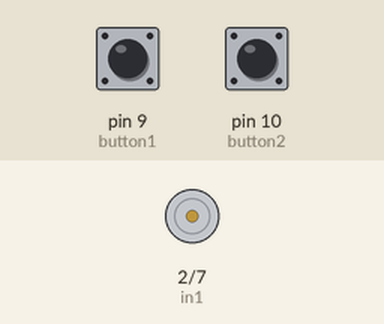
This sketch was run on a simulated Arduino Uno, built with avr-gcc and run on an emulated ATmega328P. Parts: motor-driver pin pairs drawn as motors (green arrow = first pin HIGH = forward, orange = second pin HIGH = backward, longer = more drive, scaled by the enable pin). The test bench sets the inputs (shaded band); at power-on: pin 9 (button1) HIGH, pin 10 (button2) HIGH.

Above: at 1.2 s.
1.3 s: pin 9 (button1) pulled LOW for 0.15 s
At 1.37 s:
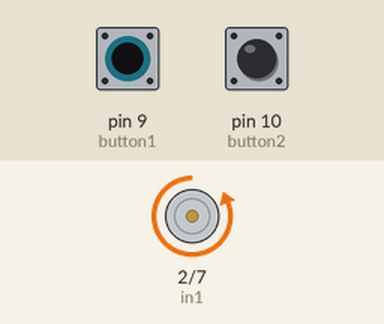
2.9 s: pin 10 (button2) pulled LOW for 0.15 s
At 2.97 s:
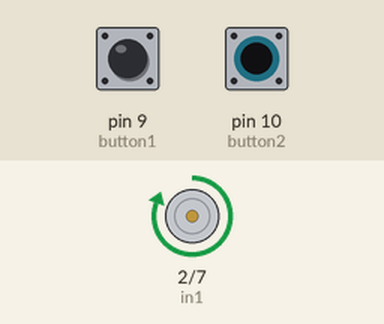
4.5 s: pin 10 (button2) pulled LOW for 3.2 s
At 8.3 s:
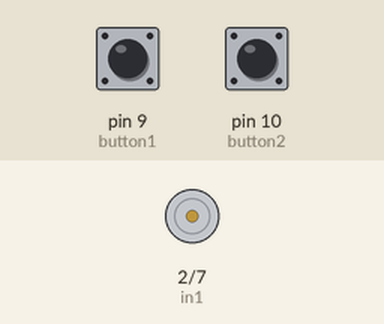
9.2 s: pin 9 (button1) pulled LOW for 3.2 s
At 9.5 s:
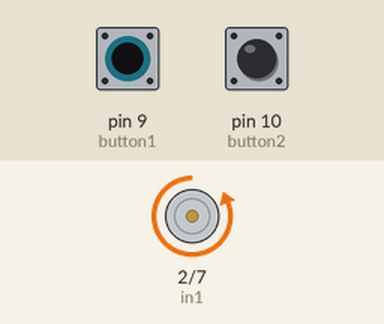
Timing chart, 0 to 13.9 s (numbered marks = the images above; inputs shaded):
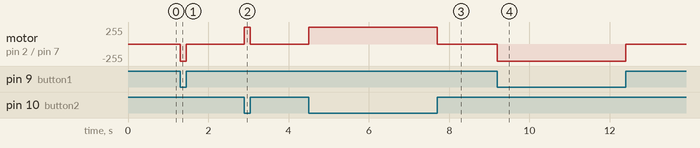

Measured:
- after the input at 1.3 s, motor on pin 2 (in1) / pin 7 (in2): stopped → backward 255/255 at once, → stopped 0.15 s later
- after the input at 2.9 s, motor on pin 2 (in1) / pin 7 (in2): stopped → forward 255/255 at once, → stopped 0.15 s later
- after the input at 4.5 s, motor on pin 2 (in1) / pin 7 (in2): stopped → forward 255/255 at once, → stopped 3.2 s later
- after the input at 9.2 s, motor on pin 2 (in1) / pin 7 (in2): stopped → backward 255/255 at once, → stopped 3.2 s later

The sketch:

DC_Motor_Direction_Control.ino
```cpp
int in1 = 2;
int in2 = 7;
int en  = 4;
int button1 = 9;
int button2 = 10;

void setup() {
  Serial.begin(9600);

  pinMode(in1, OUTPUT);
  pinMode(in2, OUTPUT);
  pinMode(en, OUTPUT);
  pinMode(button1, INPUT_PULLUP);
  pinMode(button2, INPUT_PULLUP);

  digitalWrite(en, HIGH);
}

void loop() {
  int b1 = digitalRead(button1);
  int b2 = digitalRead(button2);

  if (b1 ==1 && b2 == 0) {

    digitalWrite(in1, HIGH);
    digitalWrite(in2, LOW);
  }
  else if (b2 ==1 && b1 == 0) {

    digitalWrite(in1, LOW);
    digitalWrite(in2, HIGH);
  }
  else {

    digitalWrite(in1, LOW);
    digitalWrite(in2, LOW);
  }
}
```
